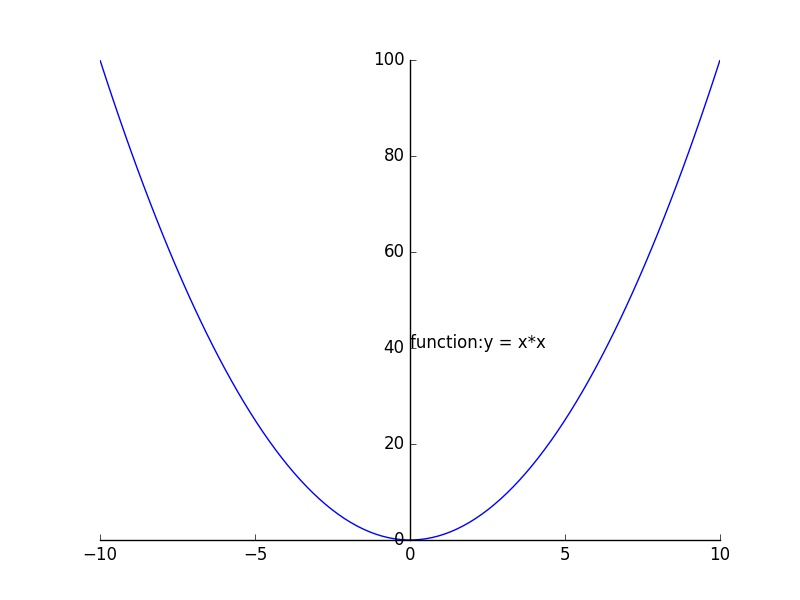

Write the Python code that produced this figure.
import matplotlib
matplotlib.use('Agg')
import matplotlib.pyplot as plt
import numpy as np

x=np.linspace(-10,10,100)
y=x**2
plt.plot(x,y)

ax = plt.gca()
ax.spines['right'].set_color('none')
ax.spines['top'].set_color('none')
ax.xaxis.set_ticks_position('bottom')
ax.yaxis.set_ticks_position('left')
ax.spines['bottom'].set_position(('data',0))
ax.spines['left'].set_position(('data',0))

plt.text(0,40,'function:y = x*x')
plt.savefig('linechart.jpg')